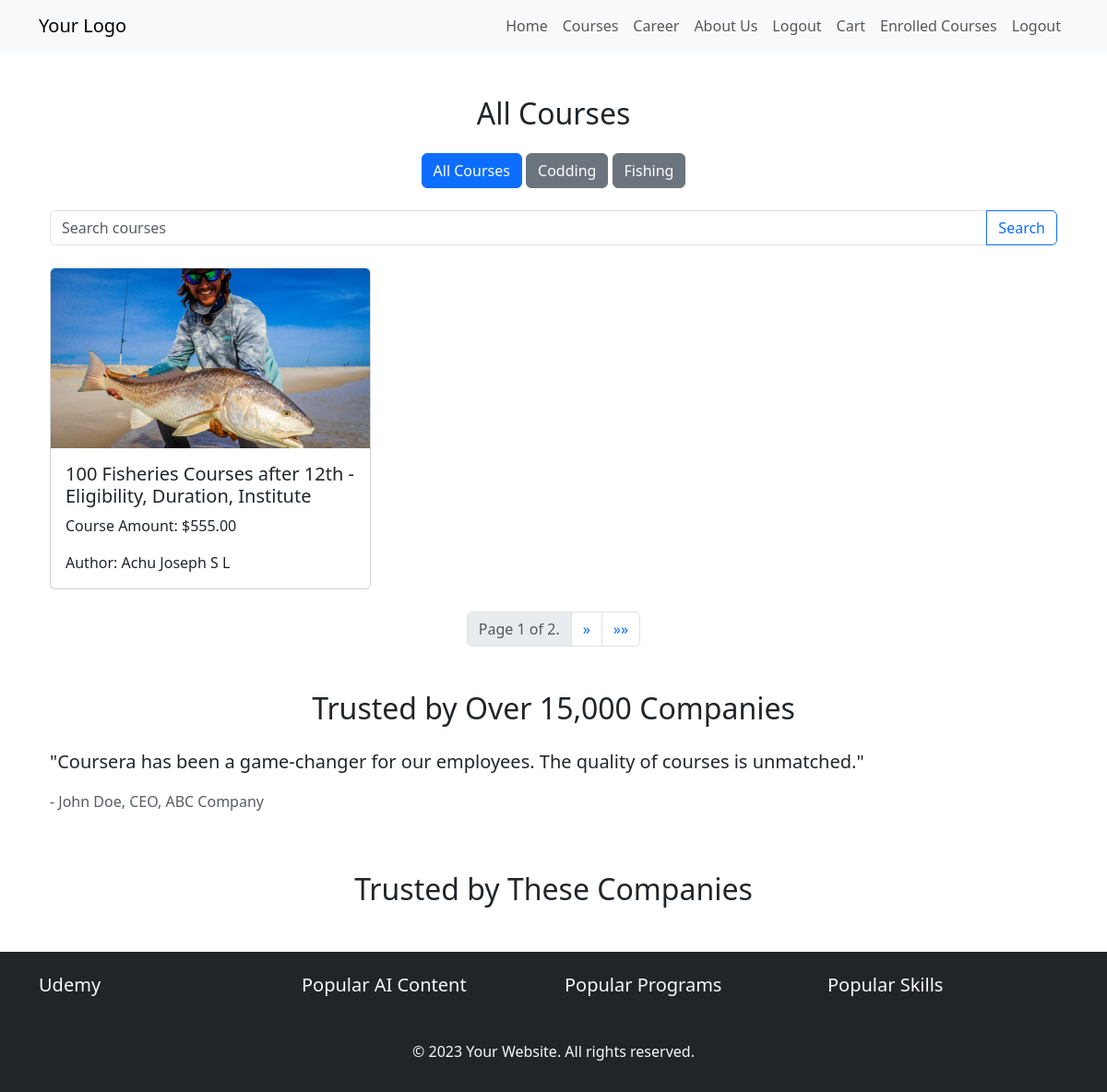
/courses/ (signed in), run on the app's committed database.
### Course/models.py (models this page shows, shortened)
class Category(models.Model):
    title = models.CharField(max_length=255)

class Course(models.Model):
    title = models.CharField(max_length=255)
    first_description = models.TextField()
    second_description = models.TextField()
    thumbnail = models.ImageField(upload_to='course_thumbnails/', blank=True, null=True)
    rating = models.DecimalField(max_digits=3, decimal_places=2)
    students_enrolled = models.PositiveIntegerField()
    category =models.ForeignKey(Category, on_delete=models.CASCADE, null=True)
    price = models.DecimalField(max_digits=10, decimal_places=2, default=0)
    author=models.ForeignKey(Author, on_delete=models.CASCADE, null=True)
    total_modules = models.PositiveIntegerField( default=0)

class Author(models.Model):
    name = models.CharField(max_length=255)
    image = models.ImageField(upload_to='author_images/', blank=True, null=True)
    bio = models.TextField()

### Course/views.py (the view)
# urls.py: path('courses/', course_list, name='course_list'),
def course_list(request):
    all_courses = Course.objects.all().order_by('-id')
    per_page = 1
    paginator = Paginator(all_courses, per_page)
    page = request.GET.get('page')
    try:
        courses = paginator.page(page)
    except PageNotAnInteger:
        courses = paginator.page(1)
    except EmptyPage:
        courses = paginator.page(paginator.num_pages)
    context = {
        'courses': courses,
        'categories': Category.objects.all(),
    }
    return render(request, 'course_list.html', context)

### Course/templates/course_list.html (shortened to what this page needs)
{% extends 'base.html' %}
{% block content %}
  <div class="container mt-5">
    <h2 class="text-center mb-4">All Courses</h2>
    <div class="text-center mb-4">
      <a href="{% url 'course:course_list' %}" class="btn btn-primary">All Courses</a>
      {% for category in categories %}
        <a href="{% url 'course:filter_courses' category.id %}" class="btn btn-secondary">{{ category.title }}</a>
      {% endfor %}
    </div>
    <form action="{% url 'course:search_courses' %}" method="get" class="mb-4">
      <div class="input-group">
        <input type="text" name="q" class="form-control" placeholder="Search courses">
        <button type="submit" class="btn btn-outline-primary">Search</button>
      </div>
    </form>
    <div class="row row-cols-1 row-cols-md-3 g-4">
      {% for course in courses %}
        <div class="col">
          <a href="{% url 'course:course_details' course_id=course.id %}" class="text-decoration-none text-dark">
            <div class="card h-100">
              <img src="{{ course.thumbnail.url }}" alt="{{ course.title }} Thumbnail" class="card-img-top">
              <div class="card-body">
                <h5 class="card-title">{{ course.title }}</h5>
                <p class="card-text">Course Amount: ${{ course.price }}</p>
                <p class="card-text">Author: {{ course.author.name }}</p>
              </div>
            </div>
          </a>
        </div>
      {% endfor %}
    </div>
    <div class="mt-4">
      <ul class="pagination justify-content-center">
        <li class="page-item disabled">
          <span class="page-link">
            Page {{ courses.number }} of {{ courses.paginator.num_pages }}.
          </span>
        </li>
        {% if courses.has_next %}
          <li class="page-item">
            <a class="page-link" href="?page={{ courses.next_page_number }}" aria-label="Next">
              &raquo;
            </a>
          </li>
          <li class="page-item">
            <a class="page-link" href="?page={{ courses.paginator.num_pages }}" aria-label="Last">
              &raquo;&raquo;
            </a>
          </li>
        {% endif %}
      </ul>
    </div>
  </div>
  <div class="container mt-5">
    <h2 class="text-center mb-4">Trusted by Over 15,000 Companies</h2>
    <div id="testimonialCarousel" class="carousel slide" data-bs-ride="carousel">
      <div class="carousel-inner">
        <div class="carousel-item active">
          <p class="lead">"Coursera has been a game-changer for our employees. The quality of courses is unmatched."</p>
          <p class="text-muted">- John Doe, CEO, ABC Company</p>
        </div>
      </div>
      <button class="carousel-control-prev" type="button" data-bs-target="#testimonialCarousel" data-bs-slide="prev">
        <span class="carousel-control-prev-icon" aria-hidden="true"></span>
      </button>
      <button class="carousel-control-next" type="button" data-bs-target="#testimonialCarousel" data-bs-slide="next">
        <span class="carousel-control-next-icon" aria-hidden="true"></span>
      </button>
    </div>
  </div>
  <div class="container mt-5">
    <h2 class="text-center mb-4">Trusted by These Companies</h2>
  </div>
{% endblock %}

### data on the page
Category: title "Codding"
Category: title "Fishing"
Course: thumbnail (picture), title "100 Fisheries Courses after 12th - Eligibility, Duration, Institute", price "555.00", author.name "Achu Joseph S L"

### other printed values
{{ courses.number }} "1"
{{ courses.paginator.num_pages }} "2"
